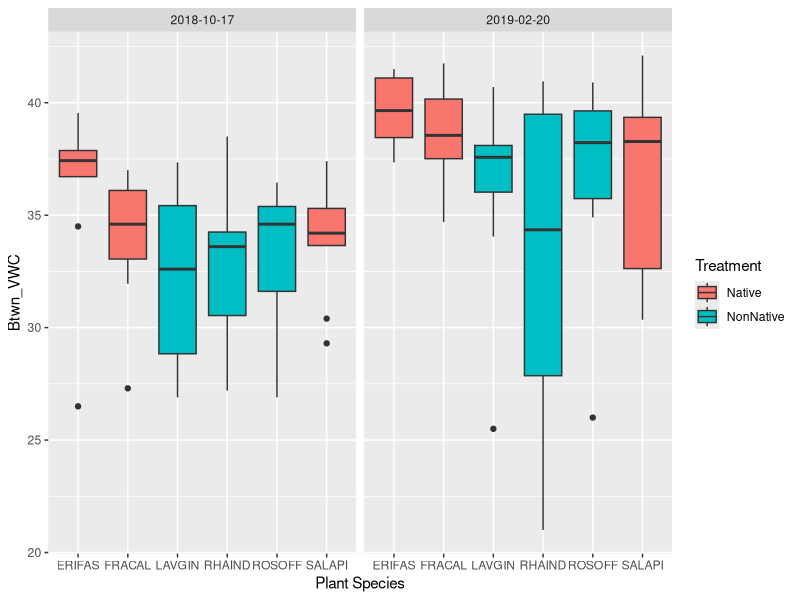

Reproduce this figure in R.
## ---- chunk 1
library(tidyverse)
library(readr)
library(readxl)
library(lubridate)

## ---- chunk 2

MoistS19 <- read_excel("RelandscapingData/Moist_ Spring 2019 GH Relandscaping Soil Moisture Data.xlsx")
#view(MoistS19)
## No 2019 data
#Import and remove row without data
Moist18 <- read_excel("RelandscapingData/Moist_Fall 2018 GH Relandscaping Soil Moisture Data.xlsx", col_types = "text") %>% slice(-1)
#Replace values with NA that were entered into the wrong collumn
Moist18[Moist18 == "soil"] <- NA
Moist18[Moist18 == "tough"] <- NA
#view(Moist18)
#import and remove collumns without data
MoistW19<- read_excel("RelandscapingData/Moist_Winter 2019 GH Relandscaping Soil Moisture Data.xlsx", col_types ="text") %>% slice(-1,-4)
#view(MoistW19)

## ---- chunk 3
Moist <- bind_rows(Moist18, MoistW19)
View(Moist)
## ---- chunk 4
Moist1 <-Moist|>
  mutate(Date=
as.Date(as.numeric(Date), origin = "1899-12-30"))
view(Moist1)
## ---- chunk 5
# Kelsey 
# turns data into a CSV file, we just replace Moist1 with whatever our final data set is named 

write.csv(Moist1, "RelandscapingData/MOIST_Primary.csv", row.names = FALSE)
save(Moist1, file="RelandscapingData/MOIST_Primary.RData")
## ---- chunk 6
#Jazz EDA

## ---- chunk 7
#Tory EDA
## ---- chunk 8
#Kelsey EDA
# how does the VWC for btwn plots differ between blocks
  
Moist1$'Btwn1_VWC' <- as.numeric(Moist1$'Btwn1_VWC')
Moist1$'Btwn2_VWC' <- as.numeric(Moist1$'Btwn2_VWC')


#making a new column for water consumption with the averqge of the Btwn1 and Btwn2 values 
Moist1$Btwn_VWC = ((Moist1$Btwn1_VWC + Moist1$Btwn2_VWC)/2)


MoistPlot <- ggplot(Moist1, aes(x = `Plant Species`, y = Btwn_VWC, fill = Treatment)) + 
    geom_boxplot() +
  facet_grid(.~Date)


MoistPlot
  #geom_bar(stat = "identity") +
  #ggtitle("Bar Plot Example") +
  #ylab("Values") +
  #xlab("Categories")
